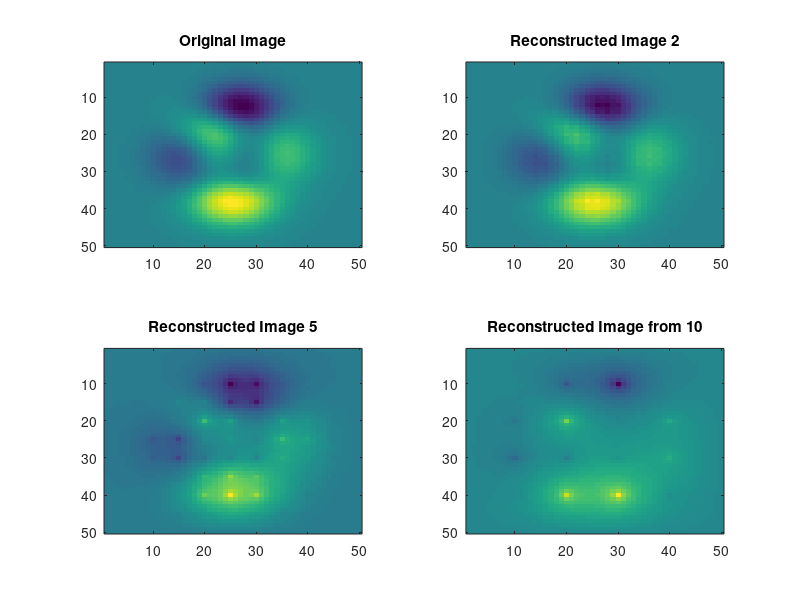

MATLAB code to generate this figure:
%{
This code aims to reconstruct the Peaks Funciton by retaining certain points and their values from
the original function.
We can vary which points we set, eg, every alternate, every fifth, every fiftieth etc.
The images are reconstructed by solving the Heat Equation.
The Convergence criteria is that the maximum difference between successive reconstructions be less
than 1e-4, though the user can change it as per their requirements. 
%}

I=peaks(50);

%f=fspecial('average',[3 3]);            %Averaging Filter
f=[0 1/4 0;1/4 0 1/4;0 1/4 0];          %Laplacian Filter 

subplot(2,2,1);
imagesc(I);
title('Original Image');

[a,b]=size(I);

%Setting every alternate Pixel
for i=1:a
    for j=1:b
        if ~(rem(j,2)==0 && rem(i,2)==0)
            I(i,j)=0;
        end
    end
end

n=1;
IR=I;
while 1
    IR=imfilter(IR,f);
    for i=1:a
        for j=1:b
            if (rem(j,2)==0 && rem(i,2)==0)
                IR(i,j)=I(i,j);
            end
            
        end
    end
    
    if (n>2 && max(max(IR-IO))<1e-4)
        break
    end
    n=n+1;  
    IO=IR;  
end

subplot(2,2,2);
imagesc(IR);
title('Reconstructed Image 2');

I=peaks(50);
%Setting every Fifth Pixel
for i=1:a
    for j=1:b
        if ~(rem(j,5)==0 && rem(i,5)==0)
            I(i,j)=0;
        end
    end
end

n=1;
IRR=I;
while 1
    IRR=imfilter(IRR,f);
    for i=1:a
        for j=1:b
            if (rem(j,5)==0 && rem(i,5)==0)
                IRR(i,j)=I(i,j);
            end
            
        end
    end
    n=n+1; 
    if (n>2 && max(max(IRR-IO))<1e-10)
        break
    end
     
    IO=IRR;  
end
subplot(2,2,3);
imagesc(IRR);
title('Reconstructed Image 5');

I=peaks(50);
%Setting every Tenth Pixel
for i=1:a
    for j=1:b
        if ~(rem(j,10)==0 && rem(i,10)==0)
            I(i,j)=0;
        end
    end
end

n=1;
IRRR=I;
while 1
    IRRR=imfilter(IRRR,f);
    for i=1:a
        for j=1:b
            if (rem(j,10)==0 && rem(i,10)==0)
                IRRR(i,j)=I(i,j);
            end
            
        end
    end
    
    if (n>2 && max(max(IRRR-IO))<1e-6)
        break
    end
    n=n+1;  
    IO=IRRR;  
end
      

subplot(2,2,4);
imagesc(IRRR);
title('Reconstructed Image from 10');




    
 
